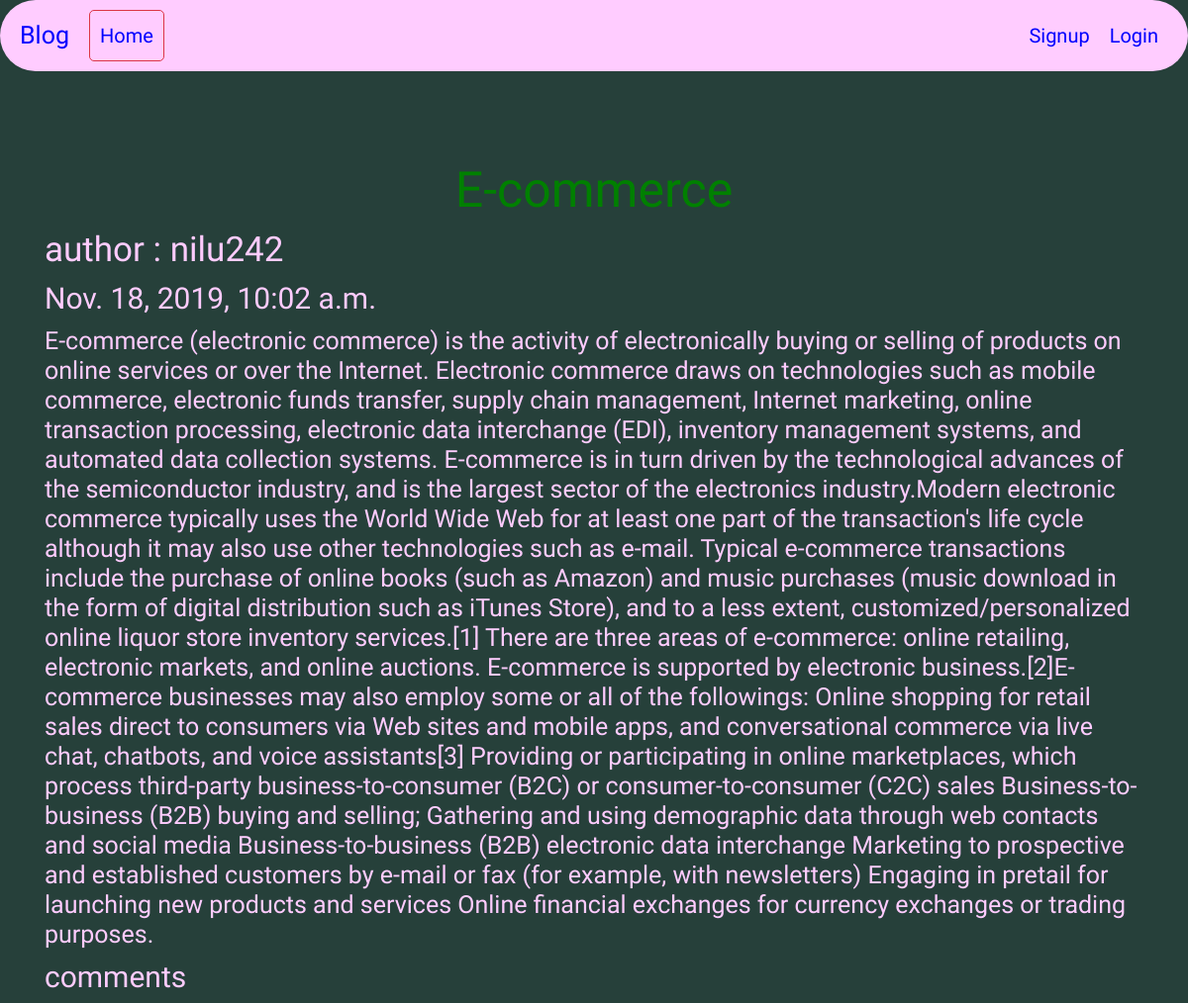
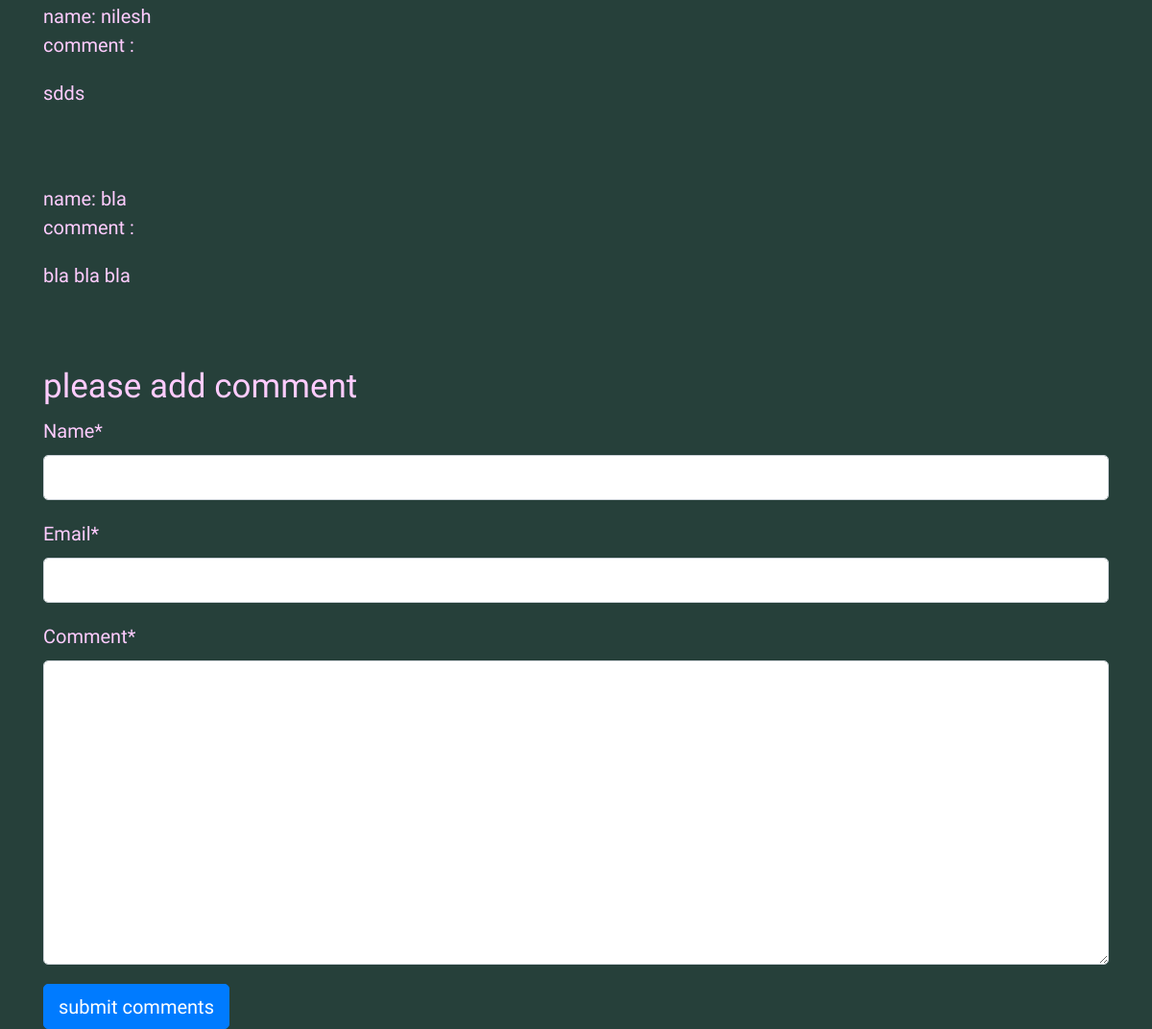
Screenshot of /detail/11 with the database file from the repository (2 pictures, top to bottom).
### blogapp/models.py (models this page shows, shortened)
class Post(models.Model):
    STATUS_CHOICES=(('draft','Draft'),('published','Published'))
    title=models.CharField(max_length=260)
    slug=models.SlugField(max_length=264,unique_for_date='publish')
    author=models.ForeignKey(User,related_name='blog_post',on_delete=models.PROTECT)
    body=models.TextField()
    publish=models.DateTimeField(default=timezone.now)
    created=models.DateTimeField(auto_now_add=True)
    updated=models.DateTimeField(auto_now=True)
    status=models.CharField(max_length=20,choices=STATUS_CHOICES,default='draft')
    objects=CustomManager()
    class Meta:
        ordering=('-publish',)

class Comment(models.Model):
    post=models.ForeignKey(Post,related_name='Comment',on_delete=models.PROTECT)
    name=models.CharField(max_length=30)
    email=models.EmailField()
    comment=models.TextField()

### blogapp/views.py (the view, shortened to what this page needs)
# urls.py: path('detail/<int:pk>',views.BlogDetailView.as_view()),
class BlogDetailView(DetailView):
    model=Post
    template_name='blogapp/detail.html'
    def get_context_data(self, **kwargs):
        context=super(BlogDetailView,self).get_context_data(**kwargs)
        context['form']=CommentForm
        context['comments']=Comment.objects.filter(post=self.get_object())
        return context

### blogapp/models.py (called while the page is built)
    def get_queryset(self):
        return super().get_queryset().filter(status='published')

### templates/blogapp/detail.html (shortened to what this page needs)
{% extends 'blogapp/base.html' %}
{% load crispy_forms_tags %}
{%block content%}
<br><br><br>
<div class="contner" id="div1">
<h1>{{post.title}}</h1>
<h3>author :  {{post.author}}</h3>
<h4>{{post.publish}}</h4>
<h5>{{post.body}}</h5>
<h4>comments</h4>
{% for c in comments %}
    <div class="comment">
        <a>name: {{ c.name}}<a><br>
        <p>comment :{{ c.comment| linebreaks }}</p><br><br>
    </div>
{% empty %}
    <p>No comments here yet :(</p>
{% endfor %}
<h3>please add comment</h3>
{% if comment %}
<h2>our commet is added successfully</h2>
{% else %}
<form  method="post">
  {{form|crispy}}
  <input type="submit" class="btn btn-primary" value="submit comments">
</form>
</div>
{% endif %}
{% endblock %}

### static/css/style1.css (style rules this page uses)
body,html { background-color: #26403a; font-size: 20px; }
h1 { color: green; text-align: center; }
#div1 { color: #ffccff; }

### rows the page displays
Post: title "E-commerce", author "nilu242", publish "Nov. 18, 2019, 10:02 a.m.", body "E-commerce (electronic commerce) is the activity of electronically buying or selling of products on online services or over the Internet. Electronic commerce draws on technologies such as mobile commerce, electronic funds transfer, supply chain management, Internet marketing, online transaction processing, electronic data interchange (EDI), inventory management systems, and automated data collection systems. E-commerce is in turn driven by the technological advances of the semiconductor industry, and is the largest sector of the electronics industry.Modern electronic commerce typically uses the World Wide Web for at least one part of the transaction's life cycle although it may also use…"
Comment: name "nilesh", comment "sdds"
Comment: name "bla", comment "bla bla bla"
